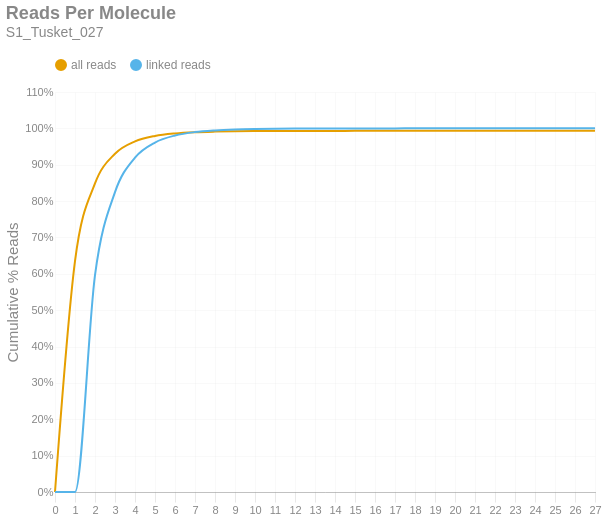

This figure's notebook cell:
### Markdown cell above
### Reads per Molecule
This chart shows the cumulative distribution of the number of reads per linked molecule. That is, how many alignments are associated with a unique molecule. This excludes the number of reads associated with invalid or absent linked-read barcodes. The `linked` histogram is the percentages recalculated when disregarding singletons.

### Code cell
if SKIPLR:
    print_html(f"Skipped")
else:
    counts = np.bincount(valids['reads'].cast(pl.Int64).to_numpy())
    weighted = counts * np.arange(len(counts))
    all_perc = weighted / n_reads
    linked_perc = weighted / n_linked_reads
    linked_perc[1] = 0
    binned_df = pl.DataFrame({
        'readsper': list(range(len(counts))),
        'all reads (cumsum)': np.cumsum(all_perc).tolist(),
        'linked reads (cumsum)': np.cumsum(linked_perc).tolist(),
    })

    with SafeRender(binned_df):
        (
            density_plot(binned_df, 'Reads Per Molecule', samplename, 'readspmol')
            .encode(
                x=alt.X('readsper:O', title=None).axis(labelAngle=0).scale(padding=0),
                y=alt.Y('value:Q', title='Cumulative % Reads').axis(format='%').stack(False),
                color=alt.Color("key:N").scale(domain=["all reads", "linked reads"]),
                tooltip=[
                    alt.Tooltip("key:N", title="Data Type"),
                    alt.Tooltip("readsper:O", title="Reads Per Molecule"),
                    alt.Tooltip("value:Q", format=".2%", title="% Reads (Cum.)")
                ]            
            )
        ).display()

### Figure 1 — Vega-Lite specification as saved in the notebook (floating-point values rounded to 4 significant figures)
{"width": "container", "height": 400, "config": {"title": {"anchor": "start", "dy": -15, "fontSize": 18, "color": "#888888", "subtitleColor": "#888888", "subtitleFontSize": 14}, "arc": {"fill": "#0072B2"}, "axis": {"domainColor": "#888888", "domainWidth": 0.5, "gridWidth": 0.2, "grid": false, "titleFontWeight": 400, "titleFontSize": 15, "labelFontSize": 11, "labelColor": "#888888", "tickColor": "#888888", "tickWidth": 0.2, "titleColor": "#888888"}, "axisBand": {"grid": false}, "axisX": {"grid": true, "tickSize": 10, "domainCap": "round"}, "axisY": {"domain": false, "grid": true, "tickSize": 0, "domainCap": "round"}, "background": "transparent", "header": {"labelFontSize": 15, "labelColor": "#888888", "titleFontSize": 15, "titleFontWeight": 600, "titleColor": "#888888"}, "legend": {"labelFont": "sans-serif", "labelFontSize": 12, "labelColor": "#888888", "symbolSize": 100, "symbolType": "circle", "titleFontSize": 12, "titlePadding": 10, "titleColor": "#888888", "title": null, "orient": "top"}, "range": {"category": ["#E69F00", "#56B4E9", "#009E73", "#F0E442", "#0072B2", "#D55E00", "#CC79A7", "#000000"], "diverging": ["#cfe8f3", "#a2d4ec", "#73bfe2", "#46abdb", "#1696d2", "#12719e"]}, "area": {"fill": "#0072B2", "fillOpacity": 0.7, "line": true, "strokeOpacity": 0.7}, "line": {"color": "#0072B2", "stroke": "#0072B2", "strokeWidth": 2}, "trail": {"color": "#0072B2", "stroke": "#0072B2", "strokeWidth": 0, "size": 1}, "point": {"filled": true, "fillOpacity": 1.0, "size": 95}, "text": {"color": "#888888", "fontSize": 11, "align": "right", "fontWeight": 400, "size": 11}, "bar": {"fill": "#0072B2", "stroke": null}, "view": {"stroke": null, "continuousWidth": 660, "continuousHeight": 400}}, "data": {"name": "data-1b9d19b151010534ce665f1e80fb3ab4"}, "mark": {"type": "line", "interpolate": "monotone", "point": {"opacity": 0, "size": 275}}, "encoding": {"color": {"field": "key", "scale": {"domain": ["all reads", "linked reads"]}, "type": "nominal"}, "tooltip": [{"field": "key", "title": "Data Type", "type": "nominal"}, {"field": "readsper", "title": "Reads Per Molecule", "type": "ordinal"}, {"field": "value", "format": ".2%", "title": "% Reads (Cum.)", "type": "quantitative"}], "x": {"axis": {"labelAngle": 0}, "field": "readsper", "scale": {"padding": 0}, "title": null, "type": "ordinal"}, "y": {"axis": {"format": "%"}, "field": "value", "stack": false, "title": "Cumulative % Reads", "type": "quantitative"}}, "params": [{"name": "param_c36ac31b6afebe62", "select": {"type": "point", "fields": ["key"]}, "bind": "legend"}], "title": {"text": "Reads Per Molecule", "subtitle": "S1_Tusket_027"}, "transform": [{"fold": ["all reads (cumsum)", "linked reads (cumsum)"]}, {"calculate": "replace(datum.key, ' (cumsum)', '')", "as": "key"}, {"filter": {"param": "param_c36ac31b6afebe62"}}], "usermeta": {"embedOptions": {"downloadFileName": "S1_Tusket_027.readspmol"}}, "$schema": "https://vega.github.io/schema/vega-lite/v6.1.0.json", "datasets": {"data-1b9d19b151010534ce665f1e80fb3ab4": [{"readsper": 0, "all reads (cumsum)": 0.0, "linked reads (cumsum)": 0.0}, {"readsper": 1, "all reads (cumsum)": 0.6348, "linked reads (cumsum)": 0.0}, {"readsper": 2, "all reads (cumsum)": 0.8485, "linked reads (cumsum)": 0.5963}, {"readsper": 3, "all reads (cumsum)": 0.9303, "linked reads (cumsum)": 0.8247}, {"readsper": 4, "all reads (cumsum)": 0.9643, "linked reads (cumsum)": 0.9196}, {"readsper": 5, "all reads (cumsum)": 0.9792, "linked reads (cumsum)": 0.9611}, {"readsper": 6, "all reads (cumsum)": 0.9861, "linked reads (cumsum)": 0.9803}, {"readsper": 7, "all reads (cumsum)": 0.9895, "linked reads (cumsum)": 0.9897}, {"readsper": 8, "all reads (cumsum)": 0.9911, "linked reads (cumsum)": 0.9943}, {"readsper": 9, "all reads (cumsum)": 0.992, "linked reads (cumsum)": 0.9969}, {"readsper": 10, "all reads (cumsum)": 0.9925, "linked reads (cumsum)": 0.9982}, {"readsper": 11, "all reads (cumsum)": 0.9928, "linked reads (cumsum)": 0.999}, {"readsper": 12, "all reads (cumsum)": 0.9929, "linked reads (cumsum)": 0.9995}, {"readsper": 13, "all reads (cumsum)": 0.993, "linked reads (cumsum)": 0.9997}, {"readsper": 14, "all reads (cumsum)": 0.9931, "linked reads (cumsum)": 0.9998}, {"readsper": 15, "all reads (cumsum)": 0.9931, "linked reads (cumsum)": 0.9999}, {"readsper": 16, "all reads (cumsum)": 0.9931, "linked reads (cumsum)": 0.9999}, {"readsper": 17, "all reads (cumsum)": 0.9931, "linked reads (cumsum)": 1.0}, {"readsper": 18, "all reads (cumsum)": 0.9931, "linked reads (cumsum)": 1.0}, {"readsper": 19, "all reads (cumsum)": 0.9931, "linked reads (cumsum)": 1.0}, {"readsper": 20, "all reads (cumsum)": 0.9931, "linked reads (cumsum)": 1.0}, {"readsper": 21, "all reads (cumsum)": 0.9931, "linked reads (cumsum)": 1.0}, {"readsper": 22, "all reads (cumsum)": 0.9931, "linked reads (cumsum)": 1.0}, {"readsper": 23, "all reads (cumsum)": 0.9931, "linked reads (cumsum)": 1.0}, {"readsper": 24, "all reads (cumsum)": 0.9931, "linked reads (cumsum)": 1.0}, {"readsper": 25, "all reads (cumsum)": 0.9931, "linked reads (cumsum)": 1.0}, {"readsper": 26, "all reads (cumsum)": 0.9931, "linked reads (cumsum)": 1.0}, {"readsper": 27, "all reads (cumsum)": 0.9931, "linked reads (cumsum)": 1.0}]}}
